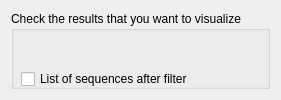
            <widget class="QWidget" name="page_8">
             <layout class="QGridLayout" name="gridLayout_29">
              <item row="0" column="0">
               <widget class="QGroupBox" name="groupBox_5">
                <property name="title">
                 <string>Check the results that you want to visualize</string>
                </property>
                <widget class="QPushButton" name="cmdShow">
                 <property name="geometry">
                  <rect>
                   <x>480</x>
                   <y>430</y>
                   <width>99</width>
                   <height>27</height>
                  </rect>
                 </property>
                 <property name="text">
                  <string>Show</string>
                 </property>
                </widget>
                <widget class="QWidget" name="layoutWidget">
                 <property name="geometry">
                  <rect>
                   <x>10</x>
                   <y>50</y>
                   <width>584</width>
                   <height>211</height>
                  </rect>
                 </property>
                 <layout class="QHBoxLayout" name="horizontalLayout_27">
                  <item>
                   <layout class="QVBoxLayout" name="verticalLayout_12">
                    <item>
                     <widget class="QCheckBox" name="checkResults1">
                      <property name="text">
                       <string>List of sequences after filter</string>
                      </property>
                     </widget>
                    </item>
                    <item>
                     <widget class="QCheckBox" name="checkResults2">
                      <property name="text">
                       <string>Table of frequence conservation</string>
                      </property>
                     </widget>
                    </item>
                    <item>
                     <widget class="QCheckBox" name="checkResults3">
                      <property name="text">
                       <string>Table of percentage conservation</string>
                      </property>
                     </widget>
                    </item>
                    <item>
                     <widget class="QCheckBox" name="checkResults4">
                      <property name="enabled">
                       <bool>true</bool>
                      </property>
                      <property name="text">
                       <string>Conserved Residues</string>
                      </property>
                     </widget>
                    </item>
                    <item>
                     <widget class="QCheckBox" name="checkResults5">
                      <property name="text">
                       <string>Correlation and Anti-Correlation list</string>
                      </property>
                     </widget>
                    </item>
                    <item>
                     <widget class="QCheckBox" name="checkResults6">
                      <property name="text">
                       <string>List of Communities</string>
                      </property>
                     </widget>
                    </item>
                   </layout>
                  </item>
                  <item>
                   <layout class="QVBoxLayout" name="verticalLayout_13">
                    <item>
                     <widget class="QCheckBox" name="checkResults7">
                      <property name="text">
                       <string>Correlation Tables (Percentage)</string>
                      </property>
                     </widget>
                    </item>
                    <item>
                     <widget class="QCheckBox" name="checkResults8">
                      <property name="text">
                       <string>Correlation Tables (Log P scores)</string>
                      </property>
                     </widget>
                    </item>
                    <item>
                     <widget class="QCheckBox" name="checkResults9">
                      <property name="text">
                       <string>Adherence matrix</string>
                      </property>
                     </widget>
                    </item>
                    <item>
                     <widget class="QCheckBox" name="checkResults10">
                      <property name="enabled">
                       <bool>true</bool>
                      </property>
                      <property name="text">
                       <string>Residues of communities</string>
                      </property>
                     </widget>
                    </item>
                    <item>
                     <widget class="QCheckBox" name="checkResults11">
                      <property name="text">
                       <string>Uniprot Look Grouped By Proteins</string>
                      </property>
                     </widget>
                    </item>
                    <item>
                     <widget class="QCheckBox" name="checkResults12">
                      <property name="text">
                       <string>Uniprot Look Grouped By Communities</string>
                      </property>
                     </widget>
                    </item>
                   </layout>
                  </item>
                 </layout>
                </widget>
                <widget class="QLabel" name="lblHidden">
                 <property name="geometry">
                  <rect>
                   <x>450</x>
                   <y>10</y>
                   <width>67</width>
                   <height>17</height>
                  </rect>
                 </property>
                 <property name="text">
                  <string>0</string>
                 </property>
                </widget>
               </widget>
              </item>
             </layout>
            </widget>
